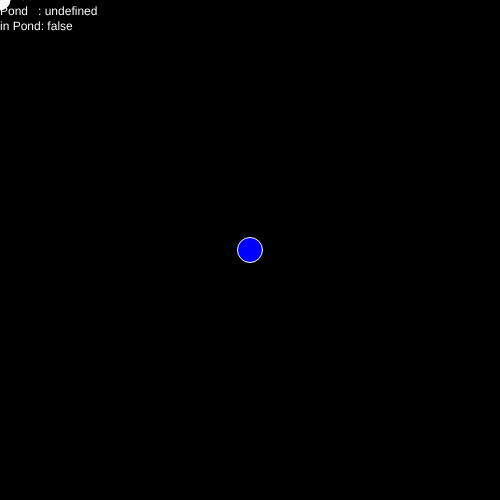
Frame 1 (no input)
Frame 60 (no input): identical to frame 1, image omitted
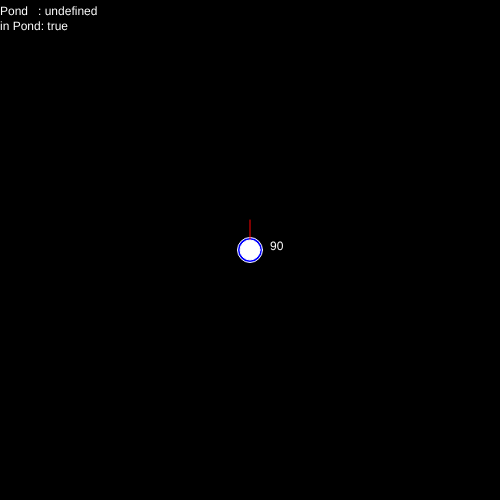
Frame 120 (the mouse pressed at the canvas centre since frame 60)

The p5.js sketch that drew these frames (run headless with seeded random() and noise() and a simulated clock; from frame 60 on, the mouse is pressed at the canvas centre):

// p5.js sketch
// ── sketch.js
polimelian = new Robot()
pond = new Pond()



// Called by p5.js only one time before drawing.
setup = function () {
    // create canvas on the html
    createCanvas(configs.ArenaSize[0], configs.ArenaSize[1])
}

// Called by p5.js every frame (30 fps)
draw = function () {
    background(0)
    pond.draw()
    polimelian.draw()

    polimelian.findPond(pond)
    polimelian.detectPond(pond)
}

// called by p5.js when key released
// https://p5js.org/reference/#/p5/keyReleased
keyReleased = function () {
    // parameter 'key' is a global variable defined by p5.js
    // for details please refer to the documentation
    // https://p5js.org/reference/#/p5/key
    // Other p5 related documentations can also befound there
    // https://p5js.org/reference
    switch (key) {
        // enable or disable the drawing of enemies
        case 's':
        case 'S':
            DrawingOpt.Enemy = !DrawingOpt.Enemy
            DrawingOpt.DetectionResult = !DrawingOpt.DetectionResult
            break;
        default:
            break;
    }
    return false;
}



// called by p5.js when mouse moved
// detailed documentation can be found here
// https://p5js.org/reference/#/p5/mouseMoved
mouseMoved = function (event) {
    polimelian.x = mouseX
    polimelian.y = mouseY
}

// To initiate p5.js environments and methods
var m2 = new p5();
// ── base.js
class Size {
    constructor(w, h) {
        this.w = w
        this.h = h
    }
}

class Vector {
    constructor(x, y) {
        this.x = x
        this.y = y
    }

    add(vec) {
        this.x += vec.x
        this.y += vec.y
    }

    sub(vec) {
        this.x -= vec.x
        this.y -= vec.y
    }

    dot(i) {
        this.x *= i
        this.y *= i
    }
}
// ── config.js
configs = {
    ArenaSize : [500, 500],
    RobotSize : [20, 20],
    PoundRadius : 25,

    // For the general inactivity process
    Timestamp : Date.now(),
    DrawingOpt : {
        Enemy: true,
        Self: true,
        Text: true,
        DetectionResult: true
    }
}

// ── modules.js
// Avoid naming conflicts
var RYModules = function () {

    class Object {
        constructor(pos) {
            this.pos = pos
        }

        draw() {}
    }

    // Base class for sensors
    class Sensor {
        Result = []
    
        constructor(robot) {
            this.robot = robot
        }

        // Get the relative direction of an object to this sensor
        // Please do not modify this function
        getObjDir(obj) {
            var dx = obj.pos.x - this.robot.pos.x
            var dy = this.robot.pos.y - obj.pos.y
            d = 0
            if (dx == 0) {
                if (dy > 0) d = 90
                if (dy < 0) d = 270
            } else if (dy == 0) {
                if (dx < 0) d = 180
                if (dx > 0) d = 0
            } else {
                var d = degrees(atan(float(dy) / dx))
                if (d > 0) {
                    if (dy > 0) d = d
                    else d = 180 + d
                }
                if (d < 0) {
                    if (dy > 0) d = 180 + d
                    else d = 360 + d
                }
            }
            return d
        }

        // Get the relative distance of an object to this sensor
        // Please do not modify this function
        getObjDist(obj) {
            return dist(this.robot.pos.x, this.robot.pos.y, obj.pos.x, obj.pos.y)
        }
    }

    // Abstract class
    class DetectionResult {
        constructor() {}
    }

    // The rotating ultrasonic sensor
    class Radar extends Sensor {

        // robot:       the instance of robot you are going to install the radar
        // angleRange:  the angular range of scanning
        // range:       the distance range of scanning
        // precision:   angle between two scanning
        constructor(robot, angleRange, range, precision) {
            super(robot)
            this.range  = range
            this.angleRange = angleRange
            this.step   = range / precision
            this.precision = precision
            this.Result = Array(this.step).fill(range)
        }

        // Draw the radar
        draw() {
            noFill()
            strokeWeight(1)
            strokeCap(ROUND)
            stroke(100)
            beginShape()
            for (let i = 0; i < this.Result.length; i++) {
                const d = this.Result[i];
                var theta = radians(i*this.precision+this.robot.dir-this.angleRange/2)
                var x = this.robot.pos.x + d * cos(theta)
                var y = this.robot.pos.y - d * sin(theta)

                if (d < this.range) {
                    stroke(255, 0, 0)
                    strokeWeight(5)
                    point(x, y)
                } else {
                    stroke(100)
                    strokeWeight(5)
                }
            }
            endShape()
        }

        // Map surroundings
        mapSurroundings(enemies) {
            for (let dir = 0; dir < this.step; dir++) {
                var d = this.detectObjIn(dir*this.precision+this.robot.dir-this.angleRange/2, enemies)
                this.Result[dir] = d
            }
        }

        // Find the object from the set which is on the direction of dir
        detectObjIn(dir, set) {
            dir = dir % 360
            if (dir < 0) dir += 360
            var d = this.range
            for (let i = 0; i < set.length; i++) {
                const e = set[i];
                var dr = this.getObjDir(e)
                var di = this.getObjDist(e)
                if (abs(dr-dir) < 15 && (di < this.range) && di < d) d = di
            }
            return d
        }
    }

    // RGB sensor
    class RGBSensor extends Sensor {
        constructor(robot) {
            super(robot)
        }

        // Detect if the robot is in the pond
        inPond() {
            // Safety factor of 1.5, make sure the robot is in the pond
            if (this.getObjDist(pond) < PondRadius/1.5) {
                return true
            } else {
                return false
            }
        }
    }

    // The structure of camera detection result
    class CameraDetectionResult extends DetectionResult {
        constructor(type, dir, dist) {
            super()
            // String
            // "Pond"  -> the pond
            // "Target" -> the red target on the enemy
            this.type = type

            // Direction, the relative direction in degrees
            this.dir = dir

            // Distance, the relative distance in cm
            this.dist = dist
        }
    }

    // The camera
    class Camera extends Sensor {

        constructor(robot, rov, range) {
            super(robot)
            this.rov = rov
            this.range = range
            this.Result = {pond: 0, targets: []}
        }

        // Will be set to true if pond found in the detection
        pondDetected = false

        // Will be set to true if at least one target found in the detection
        targetDetected = false

        // Draw the camera
        draw() {
            noFill()
            strokeWeight(1)
            strokeCap(ROUND)
            stroke(100)
            beginShape()
            var ori = this.robot.pos
            var dir = this.robot.dir
            vertex(ori.x, ori.y)
            const maxR = int(this.rov)
            for (let i = 0; i < maxR; i++) {
                var theta = radians(i - maxR/2 + dir)
                var x = ori.x + this.range * cos(theta)
                var y = ori.y - this.range * sin(theta)
                vertex(x, y)
            }
            endShape(CLOSE)

            if (DrawingOpt.DetectionResult) {
                // console.log(this.Result)
            }
        }

        // Test if object is in the sight of camera
        // enemies:    the enemies
        // pond:       the pond
        detectObjInSight(enemies, pond) {
            this.clear()
            var dir = this.getObjDir(pond)
            if (this.isDirInSight(dir)) {
                dir = this.robot.dir - dir
                var dist = this.getObjDist(pond)
                var r = new CameraDetectionResult("Pond", dir, dist)
                this.Result.pond = r
                this.pondDetected = true
            }

            enemies.forEach(obj => {
                dir = this.getObjDir(obj)
                if (this.isDirInSight(dir)) {
                    dir = this.robot.dir - dir
                    var dist = this.getObjDist(obj)
                    var r = new CameraDetectionResult("Target", dir, dist)
                    this.targetDetected = true
                    this.Result.targets.push(r)
                }
            });
        }


        // Handyful tool to test if a direction (absolute) is in the sight of camera
        isDirInSight(dir) {
            var s = (this.robot.dir - this.rov/2)
            var e = (this.robot.dir + this.rov/2)
            if (dir >= s && dir <= e) return true
            else return false
        }

        // Must call to clear the result from last detection
        clear() {
            this.Result = {pond: 0, targets: []}
            this.pondDetected = false
            this.targetDetected = false
        }
    }

    // Base object for all the robots, and the pond will draw a circle on the canvas
    class RoundObject extends Object {
        constructor(pos, radius) {
            super(pos)
            this.radius = radius
        }

        draw () {
            circle(this.pos.x, this.pos.y, this.radius)
        }
    }

    // Robot
    class Robot extends RoundObject {

        // pos: the initial position of the robot
        // dir: the initial direction the robot is facing, necessary for determine the camera and radar direction
        constructor(pos, dir) {
            super(pos, RobotSize.w)
            this.dir = dir
            this.score = 60

            // because of the program structure, each movements take place
            // in the natureProcess in sketch.js. robot can only set it's 
            // target position or the target direction it wants to move to
            // or rotate to. Robot will stop moving once the _targetDir or 
            // _targetPos is meet
            this._targetDir = this.dir
            this._targetPos = this.pos
        }

        // Draw the robot as well as the words
        draw() {
            super.draw()
            if (this._words.length != 0) {
                fill("white")
                text("\""+this._words+"\"", this.pos.x+10, this.pos.y-10)
                // the words will disapear afte 2000 ms.
                setTimeout(() => {
                    this._words = ""
                }, 2000);
            }
        }

        // locks
        lockP = false
        lockA = false
        lockD = false

        // the moving speed
        // the rotating speed
        speed = 50 / 30  // cm/s / fps
        angularSpeed = 20 / 30 // degree/s / fps

        // these variables are for use of generating merlin noise
        _xoff = random(0, 1000)
        _yoff = random(0, 1000)
        _doff = random(0, 1000)

        // the words the robot is going to say
        _words = ""

        // because of the program structure, each movements take place
        // in the natureProcess in sketch.js. robot can only set it's 
        // target position or the target direction it wants to move to
        // or rotate to. Robot will stop moving once the _targetDir or 
        // _targetPos is meet.
        _targetPos = 0      // Vector
        _targetDir = 0      // Integer 

        // Inactivity process
        // implemented according to the diagram
        // structure may changed a little to fit in to the program structure
        inactivity = function () {
            if (!this.lockP && !this.lockA && !this.lockD) {
                if (this.score == 0) {
                    this.say("GOODBYE CRUEL WORLD!") 
                    return
                }
                else this.score -= 1
            }
            this.say(this.score)
        }

        // make random moves (only for testing)
        makeRandomMove = async function() {
            return new Promise((resolve, reject) =>{
                setTimeout(() => {
                    var ox = noise(this._xoff)*ArenaSize.w
                    var oy = noise(this._yoff)*ArenaSize.h
                    var od = noise(this._doff)*90

                    if (this.pos.x > ArenaSize.x - 100) ox = -abs(ox)
                    if (this.pos.x < 100) ox = abs(ox)
                    if (this.pos.y > ArenaSize.y - 100) oy = -abs(oy)
                    if (this.pos.y < 100) oy = abs(oy)
                    this.pos.x = ox
                    this.pos.y = oy
                    this.dir   = od

                    this._xoff += 0.005
                    this._yoff += 0.005
                    this._doff += 0.005
                    resolve(true)
                }, 0)
            })
        }

        // say a word
        // words: string
        say = function(words) {
            this._words = words
        }

        // move forward along the current direction
        // this behaviour only effected by speed
        // and dir
        moveForward() {
            var ox = this.speed * cos(radians(this.dir)) 
            var oy = this.speed * sin(radians(this.dir))
            this._targetPos.x = this.pos.x + ox
            this._targetPos.y = this.pos.y - oy
        }

        // set the target direction to dir
        // dir: integer 0-360
        // the actual rotation will take place in 
        // natureProcess in sketch.js
        turnToward(dir) {
            dir = dir % 360
            this._targetDir = dir
        }

        // this function should only be called from 
        // the naturePrcess in sketch.js
        makeMove() {
            // set position
            this.pos = this._targetPos

            // set direction
            var od = this._targetDir - this.dir
            if (abs(od) > this.angularSpeed) {
                this.dir += (od < 0 ? -this.angularSpeed : this.angularSpeed)
            } else {
                this.dir += od
            }
        }

        // handyful tool to move while turn
        moveToward(dir) {
            this.turnToward(dir)
            this.moveForward()
        }
    }

    // Flashing brittlestar
    class Flash {
        constructor(robot) {
            this.robot = robot
        }

        _on = false

        turnOn() {
            this._on = true
        }

        turnOff() {
            this._on = false
        }

        // turn on if off
        // turn off if on
        trigger() {
            if (this._on) {
                this.turnOff()
            } else {
                this.turnOn()
            }
        }

        // draw the flashing effect
        draw() {
            if (this._on) {
                stroke(255, 255, 255, 100)
                strokeWeight(1)
                var x0 = this.robot.pos.x+5*cos(radians(this.robot.dir + 180))
                var y0 = this.robot.pos.y-5*sin(radians(this.robot.dir + 180))
                var range = 50
                for (let i = 0; i < 36; i++) {
                    var x1 = x0 + range*cos(radians(i*10))
                    var y1 = y0 - range*sin(radians(i*10))
                    line(x0, y0, x1, y1)

                }
            }
        }
    }

    // The robot that have all the behaviours defined on the diagram
    class Polimelian extends Robot {

        // radar is the rotational ultrasonicsensor
        // Radar(robotItIsInstalledOn, angleRangeInDegree, distanceRangeIncm, drawingSizeRadius)
        radar = new Radar(this, 180, 400, 10)

        // rgb sensor
        // RGBSensor(robotItIsInstalledOn)
        rgbSensor = new RGBSensor(this)

        // Flashing brittlestar
        // Flash(robotItIsInstalledOn)
        flash = new Flash(this)

        // pos: initial position
        // dir: initial direction the robot should face to
        //      need for the camera and ultrasonic sensor
        // color: the color to draw on the canvas
        constructor(pos, dir, color) {
            super(pos, dir, RobotSize.w)
            this.cam = new Camera(this, 75, 400)
            this.color = color
        }

        // for the inactivity process
        _timestamp = 0

        // draw the robot
        draw() {
            this.radar.draw()
            this.cam.draw()
            // fill the circle with the color
            fill(this.color)
            super.draw()
            this.flash.draw()
        }

        // implement the front strategy from the diagram
        // the structure is slightly changed to meet the 
        // program structure (single thread). Please avoid
        // using long loops, otherwise block the thread
        front = function() {
            this.radar.mapSurroundings(enemies)
            this.cam.detectObjInSight(enemies, pond)
            if (!this.lockP) {
                if (this.cam.pondDetected) {
                    let r = this.cam.Result.pond
                    this.moveToward(this.dir - r.dir)
                } else if (this.cam.targetDetected) {
                    let r = this.cam.Result.targets[0]
                    this.moveToward(this.dir - r.dir)
                }
            }

            if (this.rgbSensor.inPond()) {
                this.lockP = true
                if (this._timestamp == 0) {
                    this._timestamp = Date.now()
                } else {
                    var ot = (Date.now() - this._timestamp) % 5000
                    if (ot < 20) {
                        this.say("YEEEY!")
                        this.score += 20
                    }
                }
            } else if (!this.lockP) {
                if (this.cam.targetDetected) {
                    this.say("Attack!!!!!")
                }
            } else {
                this.say("OH NOOOO!")
                this.lockP = false
            }
        }


        // implement the back strategy from the diagram
        // the structure is slightly changed to meet the 
        // program structure (single thread). Please avoid
        // using long loops. otherwise block the thread
        back = function () {
            var ot = Date.now() - this._timestamp
            if ((ot % 5000) < 20) this.flash.trigger()

            // attacking behaviour is waiting to be defined 
        }
    }

    // Not in use
    class Enemy extends Robot {
        constructor(pos) {
            super(pos, RobotSize.w)
        }

        draw() {
            fill('red')
            super.draw()
        }
    }

    // The pond
    class Pond extends RoundObject {
        draw() {
            stroke(0, 150, 0)
            fill(0,50,0)
            super.draw()
        }
    }

    // For cross file usage
    return {
        Camera: Camera,
        Object: Object,
        RoundObject: RoundObject,
        Robot: Robot,
        Polimelian: Polimelian,
        Pond: Pond,
        Enemy: Enemy,
        Radar: Radar,
        DetectionResult: DetectionResult
    }
}();
// ── pond.js
class Pond {
    constructor() {
        this.x = configs.ArenaSize[0]/2
        this.y = configs.ArenaSize[1]/2
        this.size = 50
    }

    draw() {
        stroke(255)
        strokeWeight(1)
        fill(0, 0, 255)
        circle(this.x, this.y, this.size / 2)
        
    }
}
// ── robot.js
class Robot {
    constructor() {
        this.x = 250
        this.y = 450
        this.size = 20
        this.direction = 90
        this.isInPond  = false
        this.detectedTargets = []
        this.detectedPond    = {}
    }

    draw() {
        this.drawDirection()
        this.drawBody()
    }

    drawDirection() {
        stroke(255,0,0)
        var length = 30
        var dx     = length * Math.cos(radians(this.direction))
        var dy     = length * Math.sin(radians(this.direction))
        line(this.x, this.y, this.x + dx, this.y - dy)
    }

    drawBody() {
        stroke(255)
        fill(255)
        circle(this.x, this.y, this.size)

        strokeWeight(0)
        fill(255)
        text("Pond   : "+this.detectedPond.direction, 0, 15)

        strokeWeight(0)
        fill(255)
        text(this.direction, this.x+this.size, this.y)

        strokeWeight(0)
        fill(255)
        text("in Pond: "+this.isInPond, 0, 30)
    }

    move(l, r) {
        var delta = r - l
        if (delta != 0) {
            this.direction += degrees(Math.atan(delta / this.size))
        }
        while (this.direction < 0) 
            this.direction += 360.0
        var speed = (l + r) / 2

        this.x += speed * Math.cos(radians(this.direction))
        this.y -= speed * Math.sin(radians(this.direction))
    }

    detectPond(p) {
        if (dist(p.x, p.y, this.x, this.y) < p.size / 2) this.isInPond = true
        else this.isInPond = false
        return this.isInPond
    }

    findPond(p) {
        var dir = this.getObjDir(p)
        dir -= this.direction
        if (dir <= 22.5 && dir >= -22.5)
            this.detectedPond = {direction: dir}
        else
            this.detectedPond = {}
    }

    findTargets(others) {
        this.detectedTargets = []
        for (const obj of object) {
            var dir = this.getObjDir(obj)
            if (dir <= 22.5 && dir >= -22.5)
                this.detectedTargets.push({direction: dir, distance: dist(obj.x, obj.y, this.x, this.y)})
        }
    }

    // Get the relative direction of an object to this sensor
    // Please do not modify this function
    getObjDir(obj) {
        var dx = obj.x - this.x
        var dy = this.y - obj.y
        d = 0
        if (dx == 0) {
            if (dy > 0) d = 90
            if (dy < 0) d = 270
        } else if (dy == 0) {
            if (dx < 0) d = 180
            if (dx > 0) d = 0
        } else {
            var d = degrees(atan(float(dy) / dx))
            if (d > 0) {
                if (dy > 0) d = d
                else d = 180 + d
            }
            if (d < 0) {
                if (dy > 0) d = 180 + d
                else d = 360 + d
            }
        }
        return d
    }
}
